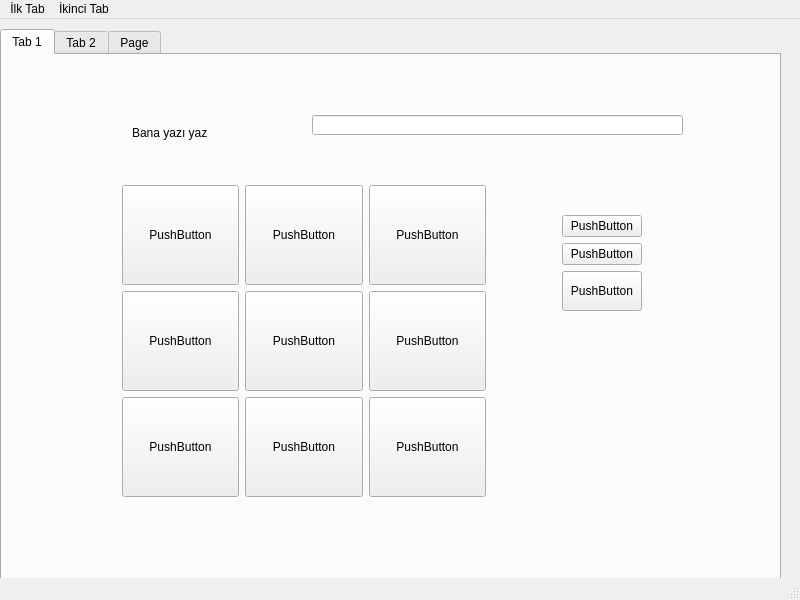
<?xml version="1.0" encoding="UTF-8"?>
<ui version="4.0">
 <class>MainWindow</class>
 <widget class="QMainWindow" name="MainWindow">
  <property name="geometry">
   <rect>
    <x>0</x>
    <y>0</y>
    <width>800</width>
    <height>600</height>
   </rect>
  </property>
  <property name="windowTitle">
   <string>MainWindow</string>
  </property>
  <widget class="QWidget" name="centralwidget">
   <widget class="QTabWidget" name="tabWidget">
    <property name="geometry">
     <rect>
      <x>0</x>
      <y>10</y>
      <width>781</width>
      <height>551</height>
     </rect>
    </property>
    <property name="currentIndex">
     <number>0</number>
    </property>
    <widget class="QWidget" name="tab">
     <attribute name="title">
      <string>Tab 1</string>
     </attribute>
     <widget class="QWidget" name="gridLayoutWidget">
      <property name="geometry">
       <rect>
        <x>770</x>
        <y>570</y>
        <width>364</width>
        <height>314</height>
       </rect>
      </property>
      <layout class="QGridLayout" name="gridLayout">
       <item row="1" column="0">
        <widget class="QPushButton" name="pushButton_12">
         <property name="minimumSize">
          <size>
           <width>50</width>
           <height>100</height>
          </size>
         </property>
         <property name="text">
          <string>PushButton</string>
         </property>
        </widget>
       </item>
       <item row="0" column="0">
        <widget class="QPushButton" name="pushButton">
         <property name="minimumSize">
          <size>
           <width>50</width>
           <height>100</height>
          </size>
         </property>
         <property name="text">
          <string>PushButton</string>
         </property>
        </widget>
       </item>
       <item row="0" column="2">
        <widget class="QPushButton" name="pushButton_11">
         <property name="minimumSize">
          <size>
           <width>50</width>
           <height>100</height>
          </size>
         </property>
         <property name="text">
          <string>PushButton</string>
         </property>
        </widget>
       </item>
       <item row="0" column="1">
        <widget class="QPushButton" name="pushButton_10">
         <property name="minimumSize">
          <size>
           <width>50</width>
           <height>100</height>
          </size>
         </property>
         <property name="text">
          <string>PushButton</string>
         </property>
        </widget>
       </item>
       <item row="2" column="0">
        <widget class="QPushButton" name="pushButton_13">
         <property name="minimumSize">
          <size>
           <width>50</width>
           <height>100</height>
          </size>
         </property>
         <property name="text">
          <string>PushButton</string>
         </property>
        </widget>
       </item>
       <item row="1" column="1">
        <widget class="QPushButton" name="pushButton_14">
         <property name="minimumSize">
          <size>
           <width>50</width>
           <height>100</height>
          </size>
         </property>
         <property name="text">
          <string>PushButton</string>
         </property>
        </widget>
       </item>
       <item row="1" column="2">
        <widget class="QPushButton" name="pushButton_15">
         <property name="minimumSize">
          <size>
           <width>50</width>
           <height>100</height>
          </size>
         </property>
         <property name="text">
          <string>PushButton</string>
         </property>
        </widget>
       </item>
       <item row="2" column="1">
        <widget class="QPushButton" name="pushButton_16">
         <property name="minimumSize">
          <size>
           <width>50</width>
           <height>100</height>
          </size>
         </property>
         <property name="text">
          <string>PushButton</string>
         </property>
        </widget>
       </item>
       <item row="2" column="2">
        <widget class="QPushButton" name="pushButton_17">
         <property name="minimumSize">
          <size>
           <width>50</width>
           <height>100</height>
          </size>
         </property>
         <property name="text">
          <string>PushButton</string>
         </property>
        </widget>
       </item>
      </layout>
     </widget>
     <widget class="QLineEdit" name="lineEdit">
      <property name="geometry">
       <rect>
        <x>1140</x>
        <y>520</y>
        <width>371</width>
        <height>20</height>
       </rect>
      </property>
      <property name="text">
       <string/>
      </property>
     </widget>
     <widget class="QWidget" name="formLayoutWidget">
      <property name="geometry">
       <rect>
        <x>1150</x>
        <y>580</y>
        <width>154</width>
        <height>291</height>
       </rect>
      </property>
      <layout class="QFormLayout" name="formLayout">
       <item row="0" column="0">
        <widget class="QPushButton" name="pushButton_2">
         <property name="text">
          <string>PushButton</string>
         </property>
        </widget>
       </item>
       <item row="1" column="0">
        <widget class="QPushButton" name="pushButton_3">
         <property name="text">
          <string>PushButton</string>
         </property>
        </widget>
       </item>
       <item row="2" column="0">
        <widget class="QPushButton" name="pushButton_4">
         <property name="minimumSize">
          <size>
           <width>50</width>
           <height>40</height>
          </size>
         </property>
         <property name="text">
          <string>PushButton</string>
         </property>
        </widget>
       </item>
      </layout>
     </widget>
     <widget class="QTableView" name="tableView">
      <property name="geometry">
       <rect>
        <x>910</x>
        <y>780</y>
        <width>621</width>
        <height>271</height>
       </rect>
      </property>
     </widget>
     <widget class="QLabel" name="label">
      <property name="geometry">
       <rect>
        <x>970</x>
        <y>520</y>
        <width>161</width>
        <height>16</height>
       </rect>
      </property>
      <property name="text">
       <string>Bana yazı yaz</string>
      </property>
     </widget>
     <widget class="QSpinBox" name="spinBox">
      <property name="geometry">
       <rect>
        <x>1340</x>
        <y>610</y>
        <width>171</width>
        <height>71</height>
       </rect>
      </property>
      <property name="minimum">
       <number>10</number>
      </property>
      <property name="singleStep">
       <number>5</number>
      </property>
     </widget>
     <widget class="QScrollBar" name="verticalScrollBar">
      <property name="geometry">
       <rect>
        <x>1510</x>
        <y>780</y>
        <width>20</width>
        <height>271</height>
       </rect>
      </property>
      <property name="orientation">
       <enum>Qt::Vertical</enum>
      </property>
     </widget>
     <widget class="QWidget" name="gridLayoutWidget_2">
      <property name="geometry">
       <rect>
        <x>120</x>
        <y>130</y>
        <width>364</width>
        <height>314</height>
       </rect>
      </property>
      <layout class="QGridLayout" name="gridLayout_2">
       <item row="1" column="0">
        <widget class="QPushButton" name="pushButton_18">
         <property name="minimumSize">
          <size>
           <width>50</width>
           <height>100</height>
          </size>
         </property>
         <property name="text">
          <string>PushButton</string>
         </property>
        </widget>
       </item>
       <item row="0" column="2">
        <widget class="QPushButton" name="pushButton_19">
         <property name="minimumSize">
          <size>
           <width>50</width>
           <height>100</height>
          </size>
         </property>
         <property name="text">
          <string>PushButton</string>
         </property>
        </widget>
       </item>
       <item row="0" column="1">
        <widget class="QPushButton" name="pushButton_20">
         <property name="minimumSize">
          <size>
           <width>50</width>
           <height>100</height>
          </size>
         </property>
         <property name="text">
          <string>PushButton</string>
         </property>
        </widget>
       </item>
       <item row="2" column="0">
        <widget class="QPushButton" name="pushButton_21">
         <property name="minimumSize">
          <size>
           <width>50</width>
           <height>100</height>
          </size>
         </property>
         <property name="text">
          <string>PushButton</string>
         </property>
        </widget>
       </item>
       <item row="1" column="1">
        <widget class="QPushButton" name="pushButton_22">
         <property name="minimumSize">
          <size>
           <width>50</width>
           <height>100</height>
          </size>
         </property>
         <property name="text">
          <string>PushButton</string>
         </property>
        </widget>
       </item>
       <item row="1" column="2">
        <widget class="QPushButton" name="pushButton_23">
         <property name="minimumSize">
          <size>
           <width>50</width>
           <height>100</height>
          </size>
         </property>
         <property name="text">
          <string>PushButton</string>
         </property>
        </widget>
       </item>
       <item row="2" column="1">
        <widget class="QPushButton" name="pushButton_24">
         <property name="minimumSize">
          <size>
           <width>50</width>
           <height>100</height>
          </size>
         </property>
         <property name="text">
          <string>PushButton</string>
         </property>
        </widget>
       </item>
       <item row="2" column="2">
        <widget class="QPushButton" name="pushButton_25">
         <property name="minimumSize">
          <size>
           <width>50</width>
           <height>100</height>
          </size>
         </property>
         <property name="text">
          <string>PushButton</string>
         </property>
        </widget>
       </item>
       <item row="0" column="0">
        <widget class="QPushButton" name="pushButton_5">
         <property name="minimumSize">
          <size>
           <width>50</width>
           <height>100</height>
          </size>
         </property>
         <property name="text">
          <string>PushButton</string>
         </property>
        </widget>
       </item>
      </layout>
     </widget>
     <widget class="QLineEdit" name="lineEdit_2">
      <property name="geometry">
       <rect>
        <x>310</x>
        <y>60</y>
        <width>371</width>
        <height>20</height>
       </rect>
      </property>
      <property name="text">
       <string/>
      </property>
     </widget>
     <widget class="QWidget" name="formLayoutWidget_2">
      <property name="geometry">
       <rect>
        <x>560</x>
        <y>160</y>
        <width>154</width>
        <height>291</height>
       </rect>
      </property>
      <layout class="QFormLayout" name="formLayout_2">
       <item row="0" column="0">
        <widget class="QPushButton" name="pushButton_6">
         <property name="text">
          <string>PushButton</string>
         </property>
        </widget>
       </item>
       <item row="1" column="0">
        <widget class="QPushButton" name="pushButton_7">
         <property name="text">
          <string>PushButton</string>
         </property>
        </widget>
       </item>
       <item row="2" column="0">
        <widget class="QPushButton" name="pushButton_8">
         <property name="minimumSize">
          <size>
           <width>50</width>
           <height>40</height>
          </size>
         </property>
         <property name="text">
          <string>PushButton</string>
         </property>
        </widget>
       </item>
      </layout>
     </widget>
     <widget class="QTableView" name="tableView_2">
      <property name="geometry">
       <rect>
        <x>520</x>
        <y>550</y>
        <width>621</width>
        <height>271</height>
       </rect>
      </property>
     </widget>
     <widget class="QLabel" name="label_2">
      <property name="geometry">
       <rect>
        <x>130</x>
        <y>70</y>
        <width>161</width>
        <height>16</height>
       </rect>
      </property>
      <property name="text">
       <string>Bana yazı yaz</string>
      </property>
     </widget>
     <widget class="QSpinBox" name="spinBox_2">
      <property name="geometry">
       <rect>
        <x>950</x>
        <y>380</y>
        <width>171</width>
        <height>71</height>
       </rect>
      </property>
      <property name="minimum">
       <number>10</number>
      </property>
      <property name="singleStep">
       <number>5</number>
      </property>
     </widget>
     <widget class="QScrollBar" name="verticalScrollBar_2">
      <property name="geometry">
       <rect>
        <x>1120</x>
        <y>550</y>
        <width>20</width>
        <height>271</height>
       </rect>
      </property>
      <property name="orientation">
       <enum>Qt::Vertical</enum>
      </property>
     </widget>
    </widget>
    <widget class="QWidget" name="tab_2">
     <attribute name="title">
      <string>Tab 2</string>
     </attribute>
    </widget>
    <widget class="QWidget" name="tab_3">
     <attribute name="title">
      <string>Page</string>
     </attribute>
    </widget>
   </widget>
  </widget>
  <widget class="QStatusBar" name="statusbar"/>
  <widget class="QMenuBar" name="menubar">
   <property name="geometry">
    <rect>
     <x>0</x>
     <y>0</y>
     <width>800</width>
     <height>21</height>
    </rect>
   </property>
   <widget class="QMenu" name="menu_lk_Tab">
    <property name="title">
     <string>İlk Tab</string>
    </property>
    <addaction name="actionKaydet"/>
    <addaction name="action_k"/>
   </widget>
   <widget class="QMenu" name="menu_kinci_Tab">
    <property name="title">
     <string>İkinci Tab</string>
    </property>
   </widget>
   <addaction name="menu_lk_Tab"/>
   <addaction name="menu_kinci_Tab"/>
  </widget>
  <action name="actionKaydet">
   <property name="text">
    <string>Kaydet</string>
   </property>
   <property name="shortcut">
    <string>Ctrl+S</string>
   </property>
  </action>
  <action name="action_k">
   <property name="text">
    <string>Çıkış</string>
   </property>
  </action>
 </widget>
 <resources/>
 <connections/>
</ui>
